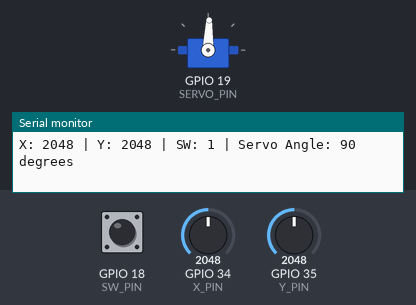
The sketch below on a simulated ESP32. On the bench: servo, the last lines printed to the serial monitor. Wiring (from diagram.json): servo: signal GPIO 19. The test bench sets the inputs (shaded band); at power-on: GPIO 34 (X_PIN) = 2048, GPIO 18 (SW_PIN) HIGH, GPIO 35 (Y_PIN) = 2048. Servo pulses on a pin are drawn as a servo (544–2400 µs = 0–180°).

Above: at 1.2 s.
1.3 s: GPIO 34 (X_PIN) set to 2866
At 2.5 s:
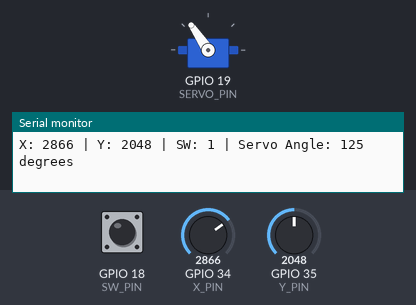
2.8 s: GPIO 34 (X_PIN) set to 3603
At 3.8 s:
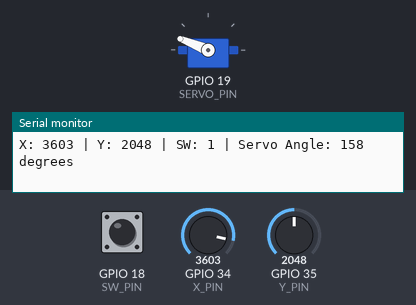
4.3 s: GPIO 34 (X_PIN) set to 4095
At 5.5 s:
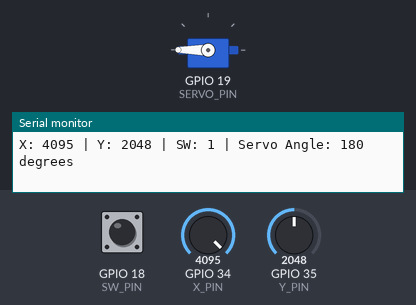
5.8 s: GPIO 34 (X_PIN) set to 1228
At 6.7 s:
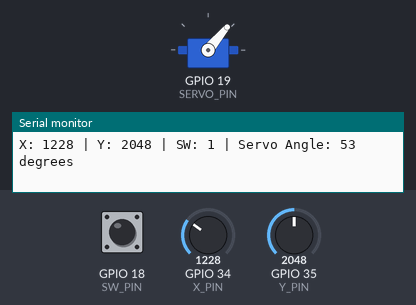
7.3 s: GPIO 34 (X_PIN) set to 491
At 7.9 s:
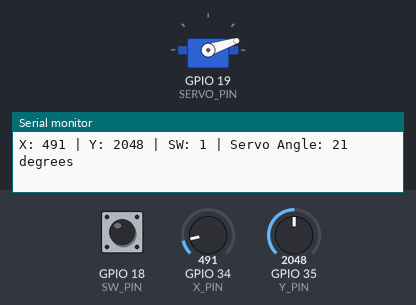
8.8 s: GPIO 18 (SW_PIN) pulled LOW for 3.2 s
At 9.2 s:
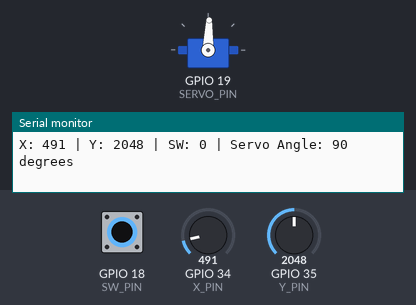
Timing chart, 0 to 13.5 s (numbered marks = the images above; inputs shaded):
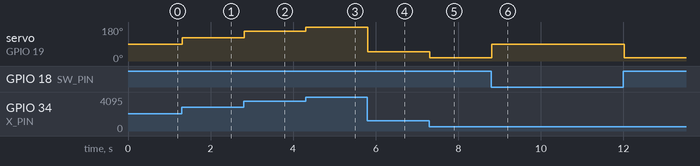

Measured:
- after the input at 1.3 s, servo on GPIO 19 (SERVO_PIN): 88° → 124° at once
- after the input at 2.8 s, servo on GPIO 19 (SERVO_PIN): 124° → 158° at once
- after the input at 4.3 s, servo on GPIO 19 (SERVO_PIN): 158° → 180° at once
- after the input at 5.8 s, servo on GPIO 19 (SERVO_PIN): 180° → 50° at once
- after the input at 7.3 s, servo on GPIO 19 (SERVO_PIN): 50° → 18° at once
- after the input at 8.8 s, servo on GPIO 19 (SERVO_PIN): 18° → 88° at once, → 18° 3.2 s later

The sketch:

sketch.ino
```cpp
// ENGR 4399 ST - Simulation Assignment 2
// ESP32 Joystick-Controlled Servo
// Student: Jacob kebbel

const int SW_PIN = 18;       // Joystick push button
const int SERVO_PIN = 19;    // Servo signal
const int X_PIN = 34;        // Joystick X-axis
const int Y_PIN = 35;        // Joystick Y-axis

void setup() {
  Serial.begin(115200);

  pinMode(SW_PIN, INPUT_PULLUP);
  pinMode(SERVO_PIN, OUTPUT);

  Serial.println("ESP32 Joystick Servo Controller");
}

// Send one control pulse to servo
void moveServo(int angle) {
  // Convert 0-180 degrees to servo pulse width
  int pulseWidth = map(angle, 0, 180, 500, 2400);

  digitalWrite(SERVO_PIN, HIGH);
  delayMicroseconds(pulseWidth);

  digitalWrite(SERVO_PIN, LOW);
  delayMicroseconds(20000 - pulseWidth);
}

void loop() {
  // Read joystick
  int xValue = analogRead(X_PIN);
  int yValue = analogRead(Y_PIN);

  // Read joystick button
  int switchState = digitalRead(SW_PIN);

  // Convert joystick X-axis to 0-180 degrees
  int servoAngle = map(xValue, 0, 4095, 0, 180);
  servoAngle = constrain(servoAngle, 0, 180);

  // Button centers the servo
  if (switchState == LOW) {
    servoAngle = 90;
  }

  // Move servo
  moveServo(servoAngle);

  // Serial Monitor output
  Serial.print("X: ");
  Serial.print(xValue);

  Serial.print(" | Y: ");
  Serial.print(yValue);

  Serial.print(" | SW: ");
  Serial.print(switchState);

  Serial.print(" | Servo Angle: ");
  Serial.print(servoAngle);

  Serial.println(" degrees");
}
```
